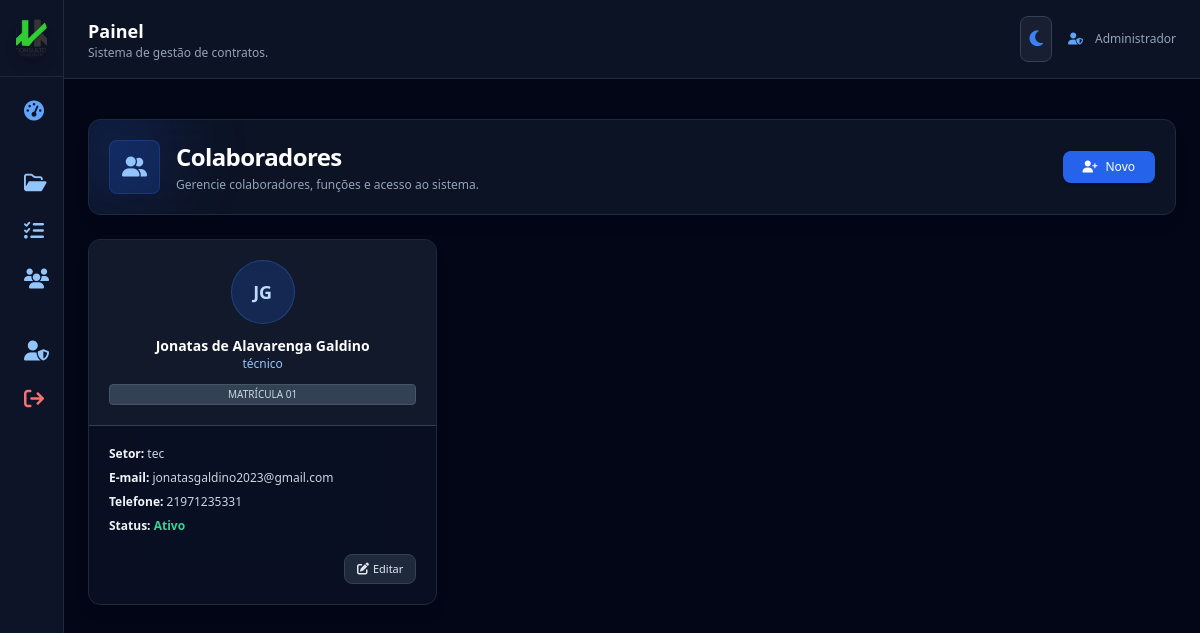
The page /colaboradores (signed in) on the database as committed earlier.
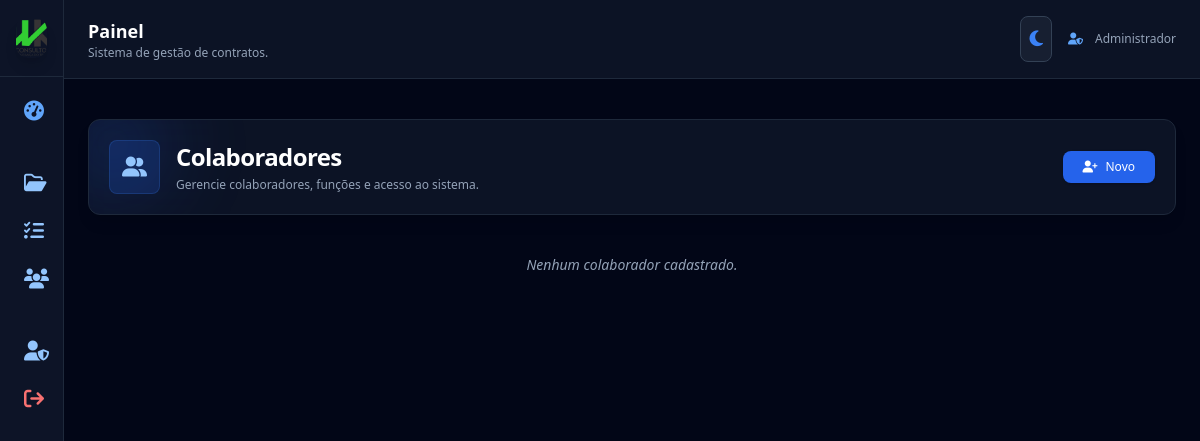
The same page on the database as committed later.
### app.py (models this page shows, shortened)
class User(UserMixin, db.Model):
    id = db.Column(db.Integer, primary_key=True)
    name = db.Column(db.String(120))
    email = db.Column(db.String(120), unique=True)
    password = db.Column(db.String(255))
    role = db.Column(db.String(20))

class Collaborator(db.Model):
    id = db.Column(db.Integer, primary_key=True)
    matricula = db.Column(db.String(20), unique=True)
    nome = db.Column(db.String(150))
    email = db.Column(db.String(120), unique=True)
    telefone = db.Column(db.String(20))
    setor = db.Column(db.String(120))
    funcao = db.Column(db.String(120))
    foto = db.Column(db.String(255))
    ativo = db.Column(db.Boolean, default=True)
    password = db.Column(db.String(255))
    created_at = db.Column(db.DateTime, default=datetime.utcnow)

### app.py (the view)
@app.route("/colaboradores")
@login_required
def colaboradores():
    if current_user.role != "admin":
        return redirect("/")
    colaboradores = Collaborator.query.order_by(Collaborator.nome).all()
    return render_template("colaboradores.html", colaboradores=colaboradores)

### app.py (called while the page is built, shortened)
@login_manager.user_loader
def load_user(user_id):
    return User.query.get(int(user_id))

@app.before_request
def criar_admin_automatico():
    admin = User.query.filter_by(email="admin@admin.com").first()

### templates/colaboradores.html (shortened to what this page needs)
{% extends "base.html" %}
{% block content %}
<section class="mb-6">
  <div class="rounded-xl p-5
              bg-white/80 dark:bg-slate-900/80
              backdrop-blur-xl border
              border-slate-300 dark:border-slate-800
              shadow-lg flex items-center justify-between
              relative overflow-hidden">
    <div class="absolute -top-8 -left-8 w-28 h-28
                bg-blue-500/10 dark:bg-blue-600/20
                blur-2xl rounded-full"></div>
    <div class="relative flex items-center gap-4">
      <div class="p-3 bg-blue-500/10 dark:bg-blue-600/20
                  rounded-lg border border-blue-300/30 dark:border-blue-500/20">
        <i class="fa-solid fa-user-group text-blue-600 dark:text-blue-300 text-xl"></i>
      </div>
      <div>
        <h1 class="text-2xl font-bold text-slate-800 dark:text-white tracking-tight">
          Colaboradores
        </h1>
        <p class="text-xs text-slate-600 dark:text-slate-400 mt-1">
          Gerencie colaboradores, funções e acesso ao sistema.
        </p>
      </div>
    </div>
    <button onclick="abrirModalColab()"
      class="px-5 py-2 bg-blue-600 hover:bg-blue-700
             text-white text-xs rounded-lg shadow flex items-center gap-2">
      <i class="fa-solid fa-user-plus"></i>
      Novo
    </button>
  </div>
</section>
{% if colaboradores %}
<div class="grid grid-cols-1 sm:grid-cols-2 lg:grid-cols-3 xl:grid-cols-4 gap-5">
  {% for c in colaboradores %}
  <div class="rounded-xl border
              bg-white/80 dark:bg-slate-900/60
              backdrop-blur-xl shadow-lg overflow-hidden
              border-slate-300 dark:border-slate-800
              hover:border-blue-400 dark:hover:border-blue-500/50
              transition-all">
    <div class="bg-slate-200/50 dark:bg-slate-800/40
                border-b border-slate-300 dark:border-slate-700
                p-5 text-center">
      <div class="mx-auto w-16 h-16 rounded-full
                  bg-blue-500/10 dark:bg-blue-600/20
                  border border-blue-300/40 dark:border-blue-500/30
                  flex items-center justify-center
                  text-lg font-semibold text-blue-700 dark:text-blue-200">
        {{ c.nome.split()[0][0] }}{{ c.nome.split()[-1][0] }}
      </div>
      <h3 class="text-slate-800 dark:text-white font-semibold mt-3 text-sm">{{ c.nome }}</h3>
      <p class="text-xs text-blue-700 dark:text-blue-300">{{ c.funcao }}</p>
      <span class="block mt-3 text-[10px] px-2 py-0.5
                   rounded bg-slate-300 dark:bg-slate-700
                   text-slate-700 dark:text-slate-300
                   border border-slate-400 dark:border-slate-600">
        MATRÍCULA {{ c.matricula }}
      </span>
    </div>
    <div class="p-5 text-slate-700 dark:text-slate-300 text-xs space-y-2">
      <p><strong class="text-slate-900 dark:text-slate-100">Setor:</strong> {{ c.setor }}</p>
      <p><strong class="text-slate-900 dark:text-slate-100">E-mail:</strong> {{ c.email or "-" }}</p>
      <p><strong class="text-slate-900 dark:text-slate-100">Telefone:</strong> {{ c.telefone or "-" }}</p>
      <p>
        <strong class="text-slate-900 dark:text-slate-100">Status:</strong>
        {% if c.ativo %}
          <span class="text-emerald-600 dark:text-emerald-400 font-semibold">Ativo</span>
        {% else %}
          <span class="text-red-600 dark:text-red-400 font-semibold">Inativo</span>
        {% endif %}
      </p>
      <div class="pt-3 flex justify-end">
        <button onclick="abrirModalEditar('{{ c.id }}')"
          class="px-3 py-1.5 bg-slate-200 dark:bg-slate-800
                 hover:bg-slate-300 dark:hover:bg-slate-700
                 text-slate-700 dark:text-slate-200 rounded-lg
                 text-[11px] border
                 border-slate-300 dark:border-slate-700
                 flex items-center gap-1">
          <i class="fa-solid fa-pen-to-square text-xs"></i> Editar
        </button>
      </div>
    </div>
  </div>
  {% endfor %}
</div>
{% else %}
<p class="text-slate-600 dark:text-slate-400 text-center mt-10 italic text-sm">
  Nenhum colaborador cadastrado.
</p>
{% endif %}
{% endblock %}

### templates/base.html (shortened to what this page needs)
<!doctype html>
<html lang="pt-BR" class="h-full">
<head>
  <script src="https://cdn.tailwindcss.com"></script>
  <link rel="stylesheet"
        href="https://cdnjs.cloudflare.com/ajax/libs/font-awesome/6.5.0/css/all.min.css"/>
</head>
<body class="h-full
             bg-slate-100 text-slate-800
             dark:bg-slate-950 dark:text-slate-100
             transition-colors duration-300">
<div class="min-h-screen flex">
  <aside
    class="group fixed top-0 left-0 h-full
           bg-white/90 border-r border-slate-200
           dark:bg-slate-900/90 dark:border-slate-800
           flex flex-col transition-all duration-300
           w-16 hover:w-56 overflow-hidden z-50">
      <div class="p-4 border-b
                  border-slate-200 dark:border-slate-800
                  flex items-center gap-3">
          <img src="{{ url_for('static', filename='logo.png') }}"
               class="w-10 h-10 rounded-xl object-cover shadow-lg">
      </div>
      <nav class="flex-1 p-3 space-y-1 text-sm">
        {% if current_user.is_authenticated %}
        {% if current_user.role == 'admin' %}
        <a href="{{ url_for('dashboard') }}"
           class="flex items-center gap-3 px-3 py-2 rounded-lg
                  hover:bg-slate-200 dark:hover:bg-slate-800/80
                  transition">
          <i class="fa-solid fa-gauge-high text-blue-500 dark:text-blue-400 text-xl"></i>
        </a>
        <a href="/contracts"
           class="flex items-center gap-3 px-3 py-2 rounded-lg
                  hover:bg-slate-200 dark:hover:bg-slate-800/80
                  transition">
          <i class="fa-regular fa-folder-open text-blue-500 dark:text-blue-300 text-xl"></i>
        </a>
        <a href="/atividades"
           class="flex items-center gap-3 px-3 py-2 rounded-lg
                  hover:bg-slate-200 dark:hover:bg-slate-800/80
                  transition">
          <i class="fa-solid fa-list-check text-blue-500 dark:text-blue-300 text-xl"></i>
        </a>
        <a href="/colaboradores"
           class="flex items-center gap-3 px-3 py-2 rounded-lg
                  hover:bg-slate-200 dark:hover:bg-slate-800/80
                  transition">
          <i class="fa-solid fa-users text-blue-500 dark:text-blue-300 text-xl"></i>
        </a>
        <a href="/administradores"
           class="flex items-center gap-3 px-3 py-2 rounded-lg
                  hover:bg-slate-200 dark:hover:bg-slate-800/80
                  transition">
          <i class="fa-solid fa-user-shield text-blue-500 dark:text-blue-300 text-xl"></i>
        </a>
        {% endif %}
        {% endif %}
        <a href="/logout"
           class="flex items-center gap-3 px-3 py-2 rounded-lg
                  hover:bg-red-100 dark:hover:bg-red-900/40
                  text-red-600 dark:text-red-400 mt-6 transition">
          <i class="fa-solid fa-arrow-right-from-bracket text-xl"></i>
        </a>
      </nav>
  </aside>
  <main class="flex-1 ml-16 group-hover:ml-56 transition-all duration-300">
    <header class="border-b
                   border-slate-200 dark:border-slate-800
                   bg-white/80 dark:bg-slate-900/80
                   backdrop-blur">
      <div class="max-w-7xl mx-auto px-6 py-4 flex items-center justify-between">
        <div>
          <h2 class="text-lg font-semibold
                     text-slate-800 dark:text-white">
            {{ page_title or 'Painel' }}
          </h2>
          <p class="text-xs
                    text-slate-600 dark:text-slate-400">
            Sistema de gestão de contratos.
          </p>
        </div>
        <div class="flex items-center gap-4">
          <button id="themeToggle"
                  class="p-2 rounded-lg border
                         border-slate-300 dark:border-slate-700
                         bg-white/80 dark:bg-slate-800/60
                         hover:bg-slate-100 dark:hover:bg-slate-700
                         transition">
            <i id="temaIcone" class="fa-solid fa-moon text-blue-500 text-lg"></i>
          </button>
          {% if current_user.is_authenticated %}
          <div class="flex items-center gap-3 text-xs
                      text-slate-600 dark:text-slate-400">
            <i class="fa-solid fa-user-shield text-blue-500 dark:text-blue-400"></i>
            {{ current_user.name }}
          </div>
          {% endif %}
        </div>
      </div>
    </header>
    <div class="max-w-7xl mx-auto px-6 pt-4">
    </div>
    <section class="max-w-7xl mx-auto px-6 py-6">
      {% block content %}{% endblock %}
    </section>
  </main>
</div>
</body>
</html>

### templates/base.html (style rules this page uses)
body { font-family: system-ui, -apple-system, BlinkMacSystemFont, "Inter", sans-serif; }

Rows that differ between the two databases and show on the page:
removed Collaborator: nome "J", nome "G", nome "Jonatas de Alavarenga Galdino", funcao "técnico", matricula "01", setor "tec", email "jonatasgaldino2023@gmail.com", telefone "21971235331", ativo "Ativo"
Other text that changed with them:
text now shown: "Nenhum colaborador cadastrado."
